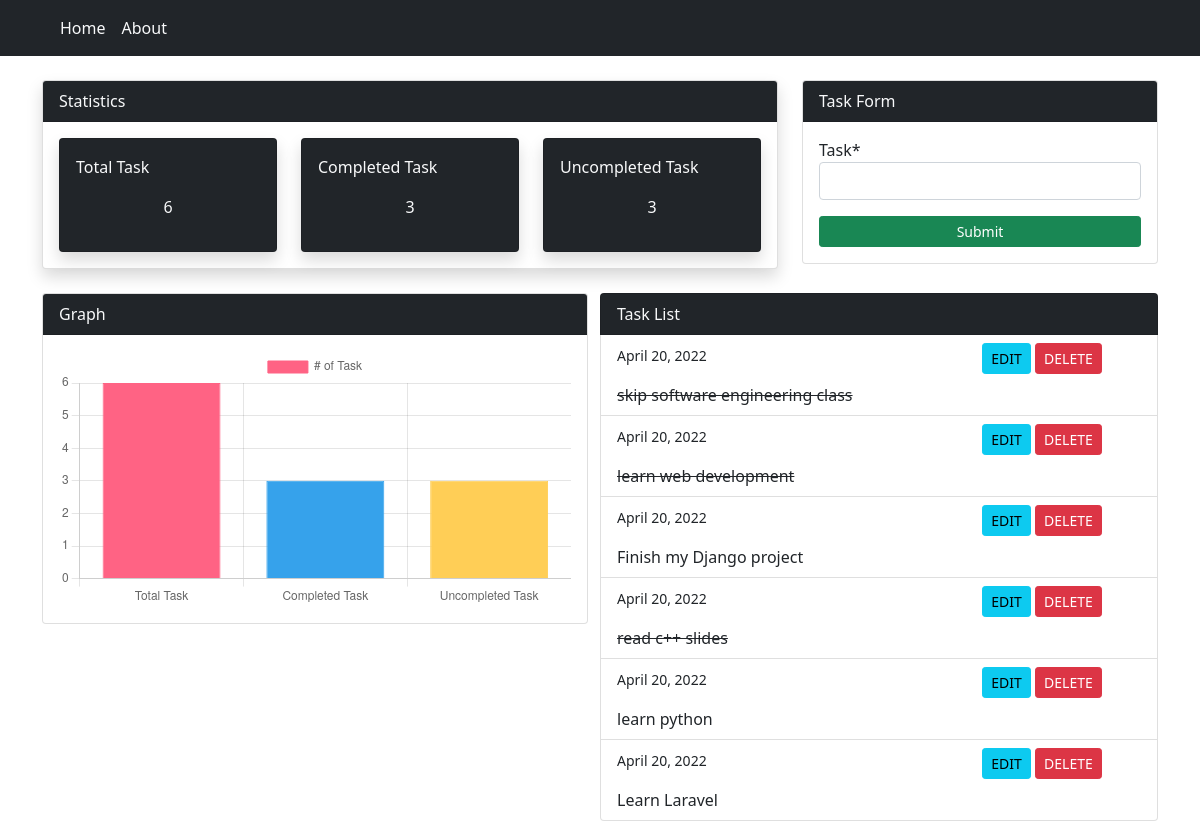
The page / on the database its author committed.
### taskapp/models.py (models this page shows, shortened)
class TaskModel(models.Model):
    task = models.CharField(max_length=100)
    isComplete = models.BooleanField(default=False)
    date = models.DateField(auto_now_add=True)

### taskapp/views.py (the view)
def index (request):
    if request.method == 'POST':
        form = TaskModelForm(request.POST)
        if form.is_valid():
            form.save()
            return redirect('/')
    else:
        form = TaskModelForm()
    form = TaskModelForm()
    data = TaskModel.objects.all().order_by('-date')
    total_data =data.count()
    complete_task = TaskModel.objects.filter(isComplete=True) .count()
    uncompleted_task = total_data - complete_task
    context ={
        'data':data,
        'form':form,
        'total_data':total_data,
        'complete_task':complete_task,
        'uncompleted_task': uncompleted_task ,
    }
    return render(request,'taskapp/index.html' , context)

### taskapp/forms.py
class TaskModelForm (forms.ModelForm):
    class Meta:
        model = TaskModel
        fields = ['task', ]

### templates/taskapp/index.html (shortened to what this page needs)
{%extends 'partials/base.html'%} <br>
{% load crispy_forms_tags %}
{%block content%}
<div class="container my-4">
    <div class="row">
      <div class="col-xl-8">
        <div class="card shadow">
          <div class="card-header bg-dark text-light ">Statistics</div>
          <div class="card-body">
            <div class="row">
              <div class="col-xl-4">
                <div class="card mycard shadow bg-dark text-light ">
                  <div class="card-body">
                    <p>Total Task</p>
                    <p class="text-center">{{ total_data}}</p>
                  </div>
                </div>
              </div>
              <div class="col-xl-4">
                <div class="card mycard shadow bg-dark text-light">
                  <div class="card-body">
                    <p>Completed Task</p>
                    <p class="text-center">{{complete_task}}</p>
                  </div>
                </div>
              </div>
              <div class="col-xl-4">
                <div class="card mycard shadow bg-dark text-light">
                  <div class="card-body">
                    <p>Uncompleted Task</p>
                    <p class="text-center">{{uncompleted_task}}</p>
                  </div>
                </div>
              </div>
            </div>
          </div>
        </div>
      </div>
      <div class="col-xl-4">
        <div class="card">
          <div class="card-header bg-dark text-light">Task Form</div>
          <div class="card-body ">
          <form class="d-grid" method="POST">
            <form action="">
              {{ form |crispy}}
              <input class="btn btn-success btn-sm mt-3" type="submit">
            </form>
          </form>
          </div>
        </div>
      </div>
    </div>
  </div>
   <div class="container">
     <div class="row">
       <div class="col-xl-6">
         <div class="card">
           <div class="card-header bg-dark text-light">Graph</div>
           <div class="card-body">
            <canvas id="myChart"></canvas>
           </div>
         </div>
       </div>
       <div class="col-xl-6">
         <div class="row">
        <ul class="list-group">
          <li class="list-group-item bg-dark text-light">Task List</li>
          {% for task in data %}
          <li class="list-group-item">
         <div class="row">
           <div class="col-8">
            <p><small>{{task.date}}</small></p>
            {% if task.isComplete  %}
            <del> {{task.task}}</del>
            {% else %}
            {{task.task}}
            {% endif %}
           </div>
           <div class="col-4">
            <a  class="btn btn-info btn-sm" href="{% url 'taskapp-edit' task.id %}">EDIT</a>
            <a class="btn btn-danger btn-sm" href="{% url 'taskapp-delete' task.id %}">DELETE</a>
           </div>
         </div>
          </li>
          {%endfor%}
        </ul>
      </div>
      </div>
     </div>
   </div>
   {%include 'partials/graph.html' %}
{%endblock%}

### templates/partials/base.html (shortened to what this page needs)
<!doctype html>
<html lang="en">
  <head>
    <link href="https://cdn.jsdelivr.net/npm/bootstrap@5.1.3/dist/css/bootstrap.min.css" rel="stylesheet">
  </head>
  <body>
      {% include 'partials/nav.html' %}
      {%block content%}
      {%endblock%}
  </body>
</html>

### templates/partials/nav.html (shortened to what this page needs)
<nav class="navbar navbar-expand-lg navbar-light bg-dark text-light">
    <div class="container-fluid">
      <div class="collapse navbar-collapse" id="navbarSupportedContent">
        <ul class="navbar-nav me-auto mb-2 mb-lg-0">
          <li class="nav-item">
            <a class="nav-link active text-light ps-5" aria-current="page" href="{% url 'taskapp-index' %}">Home</a>
          </li>
          <li class="nav-item">
            <a class="nav-link text-light" href="{% url 'taskapp-about' %}">About</a>
          </li>
        </ul>
      </div>
    </div>
  </nav>

### templates/partials/graph.html
<script>
    const ctx = document.getElementById('myChart').getContext('2d');
    const myChart = new Chart(ctx, {
        type: 'bar',
        data: {
            labels: ['Total Task', 'Completed Task', 'Uncompleted Task'],
            datasets: [{
                label: '# of Task',
                data: [{{total_data}},{{complete_task}},{{uncompleted_task}}],
                backgroundColor: [
                    'rgba(255, 99, 132, 1)',
                    'rgba(54, 162, 235, 1)',
                    'rgba(255, 206, 86, 1)',
                ],
                borderColor: [
                    'rgba(255, 99, 132, 1)',
                    'rgba(54, 162, 235, 1)',
                    'rgba(255, 206, 86, 1)',
                    'rgba(75, 192, 192, 1)',
                    'rgba(153, 102, 255, 1)',
                    'rgba(255, 159, 64, 1)'
                ],
                borderWidth: 1
            }]
        },
        options: {
            scales: {
                y: {
                    beginAtZero: true
                }
            }
        }
    });
    </script>

### rows shown on the page
TaskModel: date "April 20, 2022", task "skip software engineering class"
TaskModel: date "April 20, 2022", task "learn web development"
TaskModel: date "April 20, 2022", task "Finish my Django project"
TaskModel: date "April 20, 2022", task "read c++ slides"
TaskModel: date "April 20, 2022", task "learn python"
TaskModel: date "April 20, 2022", task "Learn Laravel"

### other values the page prints
{{ total_data }} "6"
{{ complete_task }} "3"
{{ uncompleted_task }} "3"
chart data {{ total_data }} 6
chart data {{ complete_task }} 3
chart data {{ uncompleted_task }} 3
